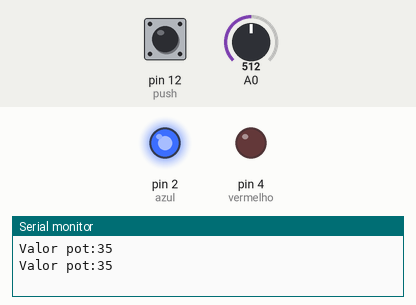
Simulated run of this sketch. Board: Arduino Uno, built with avr-gcc and run on an emulated ATmega328P. Parts: output pins drawn as LEDs (lit = HIGH), the last lines printed to the serial monitor. Dashed ring = blinking. Inputs (shaded band) come from the test bench; at power-on: pin 12 (push) LOW, A0 = 512.

Above: at 1.8 s.
1.9 s: pin 12 (push) pulled HIGH for 3.2 s
At 3.2 s:
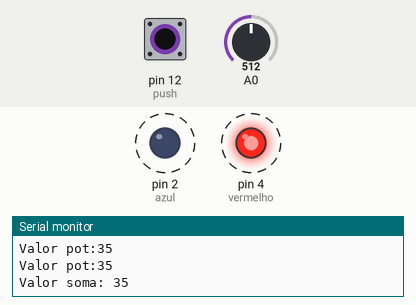
Timing chart, 0 to 7.5 s (numbered marks = the images above; inputs shaded):
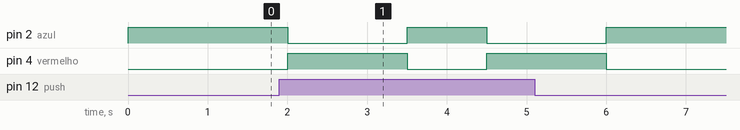

The sketch:

teste-vetor.ino
```cpp
int push=12;
int azul=2;
int vermelho=4;
int soma=0;
int cont=0;
int pescaria[20];
int valorPot=0;
int i=0;

void setup() {
  // put your setup code here, to run once:
  pinMode(push,INPUT);
  pinMode(azul,OUTPUT);
  pinMode(vermelho,OUTPUT);
  Serial.begin(9600);
}

void loop() {
  while(cont<20 && soma<1000){
      digitalWrite(azul,HIGH);
    valorPot=map(analogRead(A0),0,1023,0,70);
    Serial.println("Valor pot:" +String(valorPot));
    if(digitalRead(push)==1){
      digitalWrite(vermelho,HIGH);
      digitalWrite(azul,LOW);
      pescaria[cont]=valorPot;
      cont++;
      soma+=valorPot;
      Serial.println("Valor soma: "+String(soma));
      delay(1500);
      digitalWrite(vermelho,LOW);
      digitalWrite(azul,HIGH);

    }
    delay(1000);

  }
    while(i<20){
        Serial.println(pescaria[i]);
        i++;
      }
}
```

Measured:
- after the input at 1.9 s, pin 2 (azul): alternates HIGH for 1.0 s and LOW for 1.5 s, 4 changes in all, then stays HIGH, starting after 0.10 s; pin 4 (vermelho): alternates HIGH for 1.5 s and LOW for 1.0 s, 4 changes in all, then stays LOW, starting after 0.10 s
